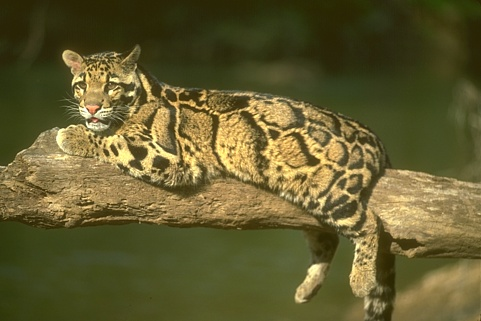
%> input picture code/original/epllcode/160068.jpg, 481 x 321 px
$ octave --eval "result = kernel(imread('../../original/epllcode/160068.jpg'));"   (GNU Octave 9; MATLAB toolbox functions it lacks are replaced by stand-ins)
%> lines starting %> are read from the running program, lines starting %| are printed output that depends on the picture
### code/new/kernel/attenuation.m
function [c,score,w,attn] = attenuation(I, dx, dy)
% estimate the attenuation c of double reflection with shift [dx dy]
if size(I,3)~=1
    I = rgb2gray(I);
end
cns = corner(I);
hw = ceil(min(abs(dx),abs(dy))/2);
ave = fspecial('average',[3,3]);
psize = 2*hw + 1; center = (psize^2+1)/2; eps = 0.01;
ind = vec(1:psize^2); beta = exp(-abs(ind-center)/psize^2);
% m = [];
score = zeros(size(cns,1),1);
attn = score*0;
w = score*0;
for j = 1 : size(cns,1)
    p1 = get_patch(I, cns(j,1), cns(j,2), hw);
    p2 = get_patch(I, cns(j,1) + dx, cns(j,2) + dy, hw);
    p1_ave = imfilter(p1,ave); p2_ave = imfilter(p2,ave);
    if ~isempty(p1) && ~isempty(p2)
        p1 = double(p1(:)); p2 = double(p2(:));
        p1_ave = double(p1_ave(:)); p2_ave = double(p2_ave(:));
        np1 = (sum(p1.^2))^0.5; np2 = (sum(p2.^2))^0.5;
        %p1 = p1 - mean(p1); p2 = p2 - mean(p2);
        if (np1 == 0) || (np2 == 0)
            score(j) = 0;
        else
            score(j) = sum(p1.*p2)/np1/np2;
        end
        attn(j) = sum(beta.*((p2_ave+eps)./(p1_ave+eps))) / sum(beta);
        if (attn(j) < 1) && ( attn(j) > 0)
            w(j) = exp(10*(score(j)-1)); % w(j) = exp(-score(j)/(2*0.2^2));
        end
    end
end
c = sum(w.*attn)/sum(w);


% [6 lines left out: function get_patch, not called in this run]

### code/new/kernel/kernel.m
function [dx, dy, c] =  kernel(I)
%% estimate the shift [dx dy] and the attenuation c
dim = ndims(I);
%> dim = 3
if dim == 3
    I = rgb2gray(I);
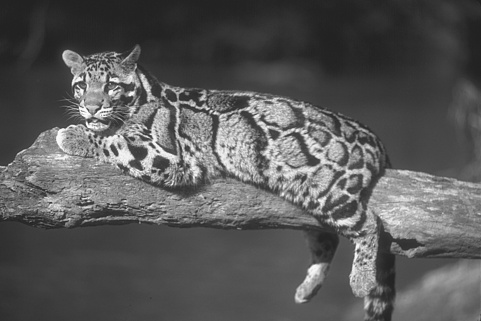
%> I: size 321x481 uint8; min 32, max 253, mean 89.2
end
% Laplacian = [0 -1 0; -1 4 -1; 0 -1 0];
% resp = imfilter(I, Laplacian);

hy = fspecial('sobel');
hx = hy';
Iy = imfilter(double(I), hy, 'replicate');
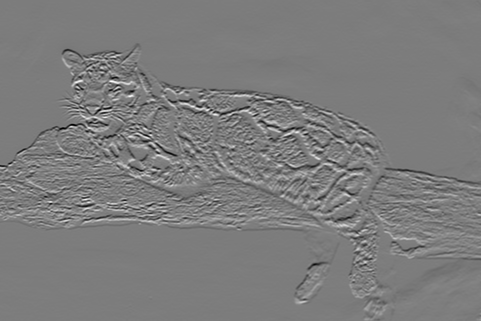
%> Iy: size 321x481 double; min -712, max 741, mean -1; drawn with min black and max white
Ix = imfilter(double(I), hx, 'replicate');
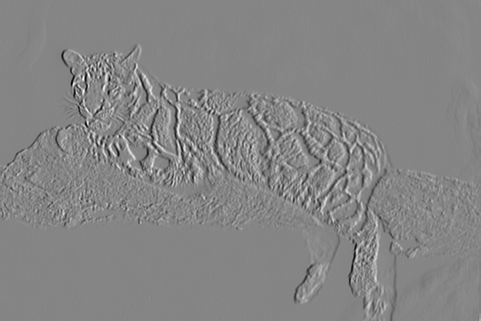
%> Ix: size 321x481 double; min -737, max 670, mean -0.5; drawn with min black and max white
gI = sqrt(Ix.^2+Iy.^2);
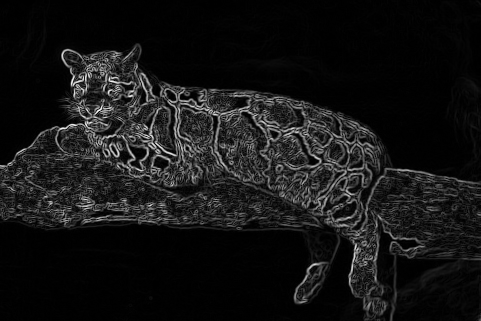
%> gI: size 321x481 double; min 0, max 773.3, mean 65.2; drawn with min black and max white

cen = 3;
[~,ce] = kmeans(gI(:),cen);
%> ce = [14.98; 357.4; 150.9]
[cv,~] = sort(ce,'descend');
%> cv = [357.4; 150.9; 14.98]
%gI(gI > cv(2)) = 0;
resp = gI;
resp(abs(resp)>0.2) = 0;
%> resp: size 321x481 double; every value is 0

auto_corr = xcorr2(abs(resp), abs(resp)); % 对edge map求自相关矩阵
%> auto_corr: size 641x961 double; every value is 0
                                          % 若移动越界，则其余部分补为0
                                          % c(i,j):原图与原图下移i右移j的卷积

bdry = ceil(min(size(I))/2);         % eliminate the autocorrelation in boundary
%> bdry = 161
auto_corr = auto_corr(1+bdry:end-bdry, 1+bdry:end-bdry);
%> auto_corr: size 319x639 double; every value is 0

max_1 = ordfilt2(auto_corr, 25, true(5));

center = size(I) - bdry;
%> center = [160 320]
auto_corr(center(1), center(2)) = 0;

a = (auto_corr == max_1);
%> a: size 319x639 logical; every value is 1
candidates = find(a == 1);
%> candidates = 203841 values from 1 to 203841
candidates_val = auto_corr(candidates);

offset = (size(auto_corr)+1)/2;
%> offset = [160 320]
cur_max = 0; dx = 0; dy = 0;

for i = 1 : length(candidates)
    [cur_y, cur_x] = ind2sub(size(auto_corr), candidates(i));
    cur_y = cur_y - offset(1); cur_x = cur_x - offset(2);
    cur_c = attenuation(I,cur_x,cur_y);
    if (candidates_val(i) >= cur_max) && (cur_c < 0.9)
        dy = cur_y; dx = cur_x; c = cur_c;
        cur_max = candidates_val(i); % current maximum
    end
end
%> this loop made 1 pass
%> (cur_y, cur_x, hw in attenuation, ave in attenuation, psize in attenuation, center in attenuation, eps in attenuation) on pass 1: (-159, -319, 80, [0.111 0.111 0.111; 0.111 0.111 0.111; 0.111 0.111 0.111], 161, 12961, 0.01)
%> the run ends on the next line
end
